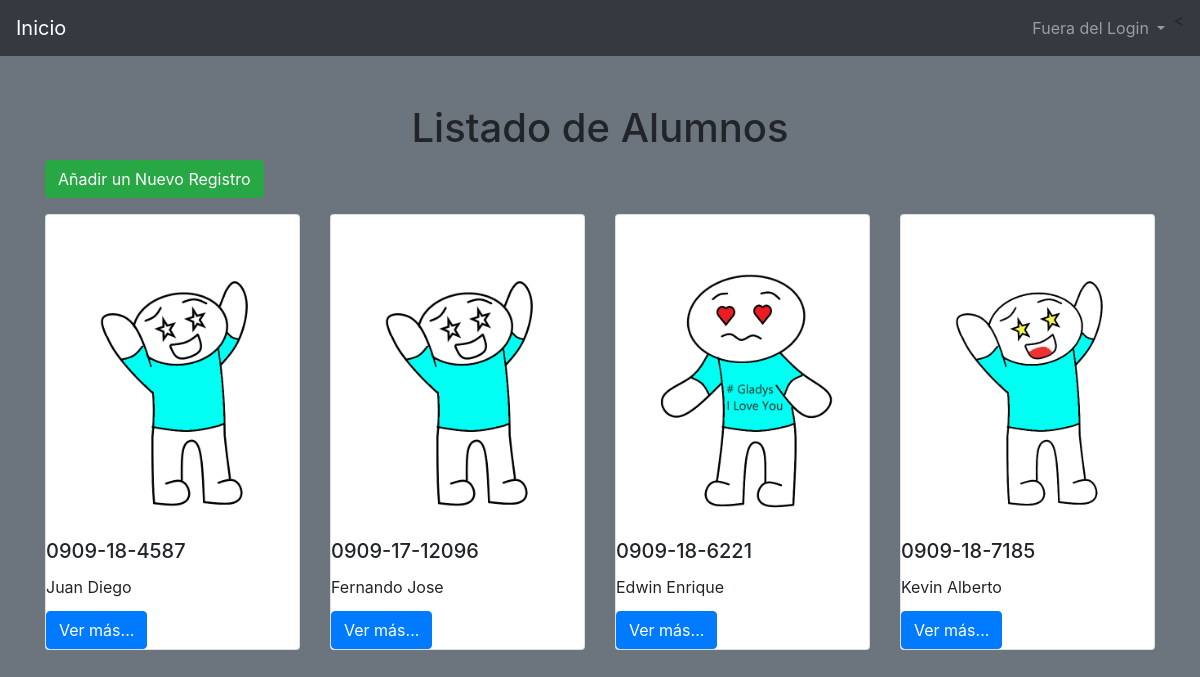
Screenshot of /listaAlumnos/ with the database file from the repository.
### Alumns/models.py (models this page shows, shortened)
class Alumn(models.Model):
    carnetAlumn = models.CharField(max_length=18)
    nameAlumn = models.CharField(max_length=50)
    surnameAlumn = models.CharField(max_length=50)
    directionAlumn = models.TextField(max_length=75)
    slug = models.SlugField(null=False, blank=False, unique=True)
    imageAlumn = models.ImageField(upload_to='alumns/', null=False, blank=False)
    dateCreate = models.DateTimeField(auto_now_add=True)

### Alumns/views.py (the view)
# urls.py: path('listaAlumnos/', AlumnListView.as_view(), name='listAlumns'),
class AlumnListView(ListView):
    template_name = 'Alumns/listAlumns.html'
    queryset = Alumn.objects.all().order_by('-id')
    def get_context_data(self, **kwargs):
        context = super().get_context_data(**kwargs)
        context['message'] = 'Listado de Alumnos'
        context['objects'] = context['object_list']
        return context

### templates/Alumns/listAlumns.html (shortened to what this page needs)
{% extends 'Design.html' %}
{% block body %}
    <div class="col">
    <h1 class="text-center">{{ message }}</h1>
        <a href="http://127.0.0.1:8000/admin/Alumns/alumn/" class="btn btn-success"> Añadir un Nuevo Registro</a>
        <div class="row">
            {% for object in object_list %}
                <div class="col-3 mt-3">
                    <div class="card h-300">
                        {% if object.imageAlumn %}
                            <img src="{{ object.imageAlumn.url }}" alt="Imagen del Producto" width="250"></img>
                        {% endif %}
                        <div>
                            <h5 class="card-title">{{ object.carnetAlumn }}</h5>
                            <p class="card-title"> {{ object.nameAlumn}} </p>
                            <a href="{%  url 'Alumn' object.slug %}" class="btn btn-primary">Ver más...</a>
                        </div>
                    </div>
                </div>
            {% endfor %}
        </div>
    </div>
{% endblock %}

### templates/Design.html (shortened to what this page needs)
{% load static%}
<!doctype html>
<html lang="es">
    <head>
        <link rel="stylesheet" href="https://stackpath.bootstrapcdn.com/bootstrap/4.5.0/css/bootstrap.min.css">
    </head>
    <body class="bg-secondary">
    {% include 'Navbar.html' %}
        <div class="container">
            <div class="row mt-5">
                {% block body %}
                {% endblock %}
            </div>
        </div>
    </body>
</html>

### templates/Navbar.html (shortened to what this page needs)
<nav class="navbar navbar-expand-lg navbar-dark bg-dark">
  <a class="navbar-brand" href="{% url 'index' %}">Inicio</a>
    <div id="navbar" class="navbar-collapse collapse hide">
        <ul class="nav navbar-nav ml-auto">
            {% if user.is_authenticated %}
            <li class="nav-item dropdown">
                <a class="nav-link dropdown-toggle" href="#" id="navbarDropdownLogout" data-toggle="dropdown" aria-haspopup="true" aria-expanded="false">
                  Dentro de Login
                </a>
                <div class="dropdown-menu" aria-labelledby="navbarDropdownMenuLink">
                    <a href="http://127.0.0.1:8000/admin/" class="dropdown-item">
                        <span class="fas fa-user-plus"></span>
                        Administrador</a>
                    <a href="{% url 'listAlumns' %}" class="dropdown-item">
                        <span class="fas fa-registered"></span>
                        Alumnos</a>
                    <a href="{% url 'listGrade' %}" class="dropdown-item">
                        <span class="fas fa-clipboard-list"></span>
                        Grados</a>
                    <a href="{% url 'listSection' %}" class="dropdown-item">
                        <span class="fas fa-chalkboard-teacher"></span>
                        Secciones</a>
                    <a href="{% url 'listInscription' %}" class="dropdown-item">
                        <span class="fas fa-address-card"></span>
                        Incripciones</a>
                </div>
            </li>
            <li class="navbar-item">
                <a href="{% url 'logoutUser' %}" class="nav-link">
                    <span class="fas fa-sign-out-alt"></span>
                    Cerrar Sesion</a>
            </li>
            {% else %}
            <li class="nav-item dropdown">
                <a class="nav-link dropdown-toggle" href="#" id="navbarDropdownLogin" data-toggle="dropdown" aria-haspopup="true" aria-expanded="false">
                  Fuera del Login
                </a>
            </li>
        <</ul>
            {% endif %}
    </div>
</nav>

### rows the page displays
Alumn: imageAlumn (picture), carnetAlumn "0909-18-4587", nameAlumn "Juan Diego"
Alumn: imageAlumn (picture), carnetAlumn "0909-17-12096", nameAlumn "Fernando Jose"
Alumn: imageAlumn (picture), carnetAlumn "0909-18-6221", nameAlumn "Edwin Enrique"
Alumn: imageAlumn (picture), carnetAlumn "0909-18-7185", nameAlumn "Kevin Alberto"

### other values shown
{{ message }} "Listado de Alumnos"
